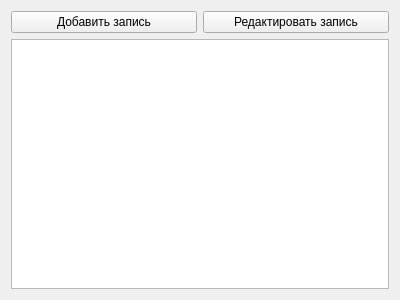
<?xml version="1.0" encoding="UTF-8"?>
<ui version="4.0">
 <class>Form</class>
 <widget class="QWidget" name="Form">
  <property name="geometry">
   <rect>
    <x>0</x>
    <y>0</y>
    <width>400</width>
    <height>300</height>
   </rect>
  </property>
  <property name="windowTitle">
   <string>Form</string>
  </property>
  <layout class="QGridLayout" name="gridLayout">
   <item row="0" column="0">
    <widget class="QPushButton" name="pushButton">
     <property name="text">
      <string>Добавить запись</string>
     </property>
    </widget>
   </item>
   <item row="0" column="1">
    <widget class="QPushButton" name="pushButton_2">
     <property name="text">
      <string>Редактировать запись</string>
     </property>
    </widget>
   </item>
   <item row="1" column="0" colspan="2">
    <widget class="QTableWidget" name="tableWidget"/>
   </item>
  </layout>
 </widget>
 <resources/>
 <connections/>
</ui>
